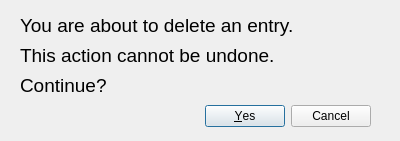
<?xml version="1.0" encoding="UTF-8"?>
<ui version="4.0">
 <class>AreYouSureDialog</class>
 <widget class="QDialog" name="AreYouSureDialog">
  <property name="geometry">
   <rect>
    <x>0</x>
    <y>0</y>
    <width>400</width>
    <height>141</height>
   </rect>
  </property>
  <property name="windowTitle">
   <string>Dialog</string>
  </property>
  <widget class="QDialogButtonBox" name="buttonBox">
   <property name="geometry">
    <rect>
     <x>30</x>
     <y>100</y>
     <width>341</width>
     <height>32</height>
    </rect>
   </property>
   <property name="orientation">
    <enum>Qt::Horizontal</enum>
   </property>
   <property name="standardButtons">
    <set>QDialogButtonBox::Cancel|QDialogButtonBox::Yes</set>
   </property>
  </widget>
  <widget class="QLabel" name="label">
   <property name="geometry">
    <rect>
     <x>20</x>
     <y>10</y>
     <width>321</width>
     <height>31</height>
    </rect>
   </property>
   <property name="font">
    <font>
     <pointsize>14</pointsize>
    </font>
   </property>
   <property name="text">
    <string>You are about to delete an entry.</string>
   </property>
  </widget>
  <widget class="QLabel" name="label_2">
   <property name="geometry">
    <rect>
     <x>20</x>
     <y>40</y>
     <width>321</width>
     <height>31</height>
    </rect>
   </property>
   <property name="font">
    <font>
     <pointsize>14</pointsize>
    </font>
   </property>
   <property name="text">
    <string>This action cannot be undone.</string>
   </property>
  </widget>
  <widget class="QLabel" name="label_3">
   <property name="geometry">
    <rect>
     <x>20</x>
     <y>70</y>
     <width>321</width>
     <height>31</height>
    </rect>
   </property>
   <property name="font">
    <font>
     <pointsize>14</pointsize>
    </font>
   </property>
   <property name="text">
    <string>Continue?</string>
   </property>
  </widget>
 </widget>
 <resources/>
 <connections>
  <connection>
   <sender>buttonBox</sender>
   <signal>accepted()</signal>
   <receiver>AreYouSureDialog</receiver>
   <slot>accept()</slot>
   <hints>
    <hint type="sourcelabel">
     <x>248</x>
     <y>254</y>
    </hint>
    <hint type="destinationlabel">
     <x>157</x>
     <y>274</y>
    </hint>
   </hints>
  </connection>
  <connection>
   <sender>buttonBox</sender>
   <signal>rejected()</signal>
   <receiver>AreYouSureDialog</receiver>
   <slot>reject()</slot>
   <hints>
    <hint type="sourcelabel">
     <x>316</x>
     <y>260</y>
    </hint>
    <hint type="destinationlabel">
     <x>286</x>
     <y>274</y>
    </hint>
   </hints>
  </connection>
 </connections>
</ui>
